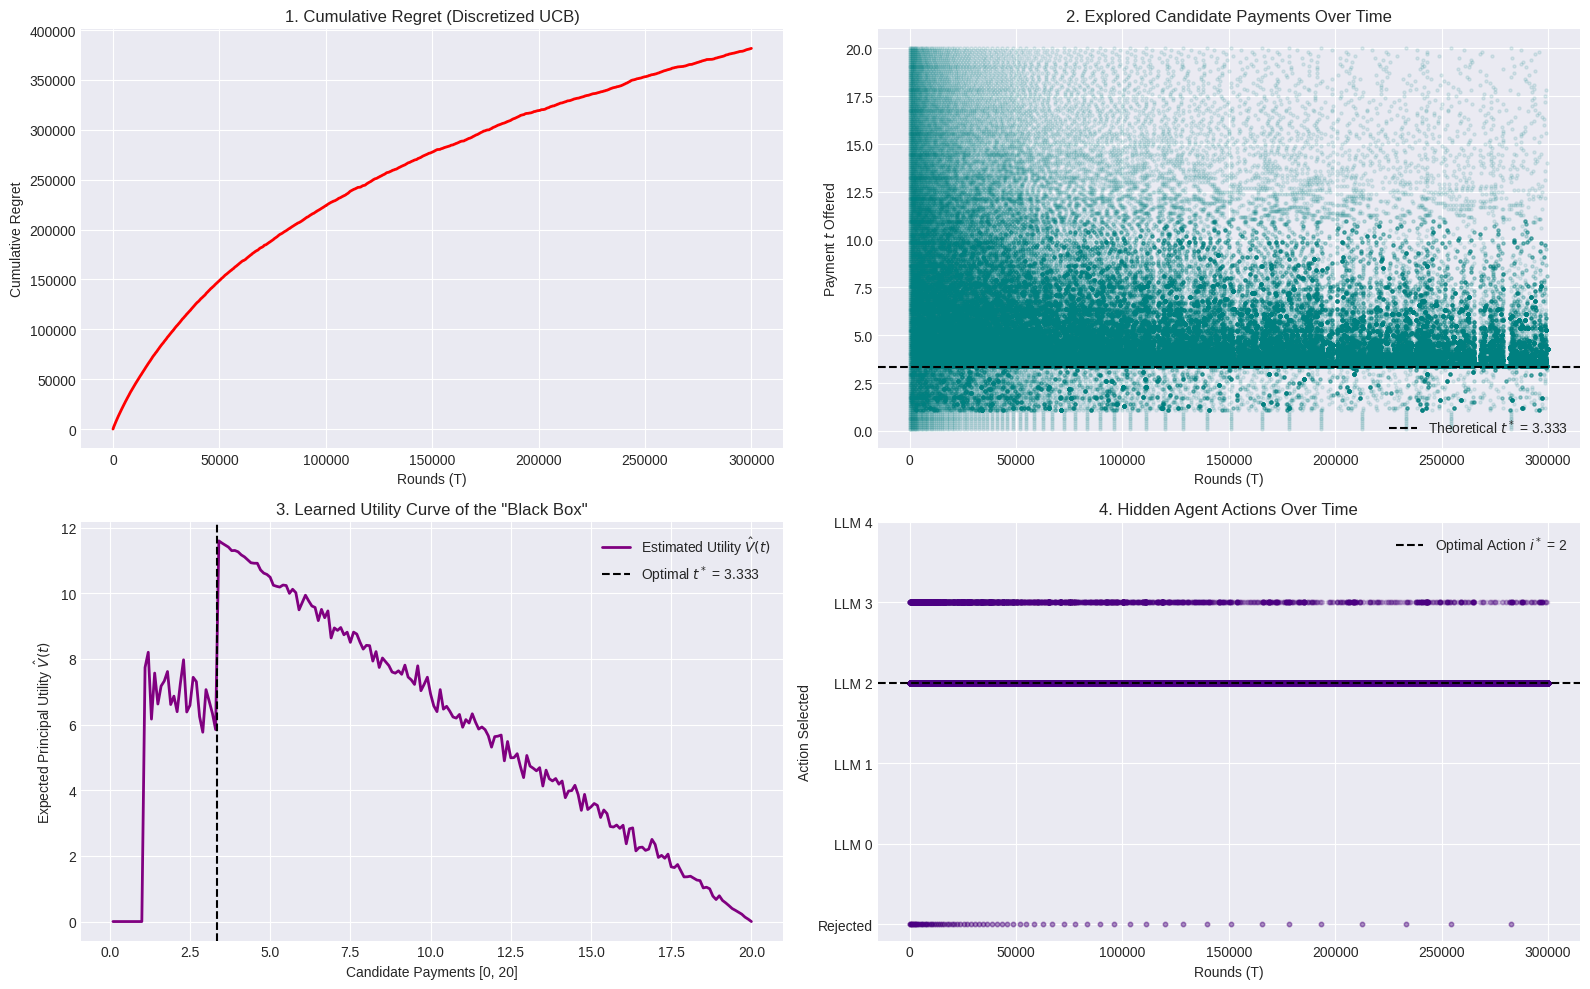

Write Python code to recreate this figure.
import numpy as np
import matplotlib.pyplot as plt

# ==========================================
# 1. Environment Setup (Ground Truth)
# ==========================================
q_true = np.array([0.95, 0.80, 0.70, 0.40, 0.90])
c = np.array([17.10, 4.00, 1.40, 0.40, 10.80])
R = 20.0
K_llms = len(q_true)

# Theoretical Optimal Values
optimal_principal_utilities = q_true * R - c
i_star = np.argmax(optimal_principal_utilities)
t_star = 3.333
V_star = q_true[i_star] * (R - t_star)

# ==========================================
# 2. Discretization of the Payment Space
# ==========================================
T = 300000 # Total number of rounds
M = 200    # Number of discrete candidate payments (Grid size)

# Create an array of candidate payments evenly spaced between 0.1 and R
payments = np.linspace(0.1, R, M)

# UCB Trackers (Notice these track PAYMENTS, not LLMs)
N = np.zeros(M)       # Number of times each payment has been offered
V_hat = np.zeros(M)   # Estimated expected principal utility for each payment

# History trackers
history_t = np.zeros(T)
history_regret = np.zeros(T)
history_i_agent = np.zeros(T)
cumulative_regret = 0.0

# ==========================================
# 3. UCB Learning Loop (Over Payments)
# ==========================================
for round_num in range(T):

    # --- Step 1: Select a Payment using UCB ---
    if round_num < M:
        # Play each payment arm exactly once to initialize
        m_star = round_num
    else:
        # Calculate UCB for each payment.
        # Note: We scale the exploration term by R because rewards are [0, R], not [0, 1]
        ucb_values = V_hat + R * np.sqrt((2 * np.log(round_num)) / N)
        m_star = np.argmax(ucb_values)

    t = payments[m_star]

    # --- Step 2: Agent evaluates privately ---
    agent_utilities = q_true * t - c
    if np.max(agent_utilities) < 0:
        i_agent = -1 # Agent rejects
        success = False
        actual_reward = 0.0
    else:
        i_agent = np.argmax(agent_utilities)
        success = np.random.rand() < q_true[i_agent]
        actual_reward = (R - t) if success else 0.0

    # --- Step 3: Principal observes ONLY the reward and updates the Payment Arm ---
    N[m_star] += 1
    # Incremental update of the average expected utility for THIS specific payment
    V_hat[m_star] += (actual_reward - V_hat[m_star]) / N[m_star]

    # --- Regret Tracking ---
    if i_agent != -1:
        expected_reward = q_true[i_agent] * (R - t)
    else:
        expected_reward = 0.0

    cumulative_regret += (V_star - expected_reward)

    history_t[round_num] = t
    history_i_agent[round_num] = i_agent
    history_regret[round_num] = cumulative_regret

# ==========================================
# 4. Plotting Results
# ==========================================
plt.figure(figsize=(16, 10))
plt.style.use('seaborn-v0_8-darkgrid')

# Graph 1: Cumulative Regret
plt.subplot(2, 2, 1)
plt.plot(history_regret, color='red', linewidth=2)
plt.title('1. Cumulative Regret (Discretized UCB)')
plt.xlabel('Rounds (T)')
plt.ylabel('Cumulative Regret')

# Graph 2: Payment Scatter (Showing Exploration vs Exploitation)
plt.subplot(2, 2, 2)
plt.scatter(range(T), history_t, alpha=0.1, s=5, color='teal')
plt.axhline(y=t_star, color='black', linestyle='--', label=f'Theoretical $t^*$ = {t_star}')
plt.title('2. Explored Candidate Payments Over Time')
plt.xlabel('Rounds (T)')
plt.ylabel('Payment $t$ Offered')
plt.legend()

# Graph 3: Estimated Expected Utility across the Payment Grid
plt.subplot(2, 2, 3)
plt.plot(payments, V_hat, color='purple', linewidth=2, label='Estimated Utility $\hat{V}(t)$')
plt.axvline(x=t_star, color='black', linestyle='--', label=f'Optimal $t^*$ = {t_star}')
plt.title('3. Learned Utility Curve of the "Black Box"')
plt.xlabel('Candidate Payments [0, 20]')
plt.ylabel('Expected Principal Utility $\hat{V}(t)$')
plt.legend()

# Graph 4: Agent Chosen Action
plt.subplot(2, 2, 4)
plt.scatter(range(T), history_i_agent, alpha=0.05, s=10, color='indigo')
plt.axhline(y=i_star, color='black', linestyle='--', label=f'Optimal Action $i^*$ = {i_star}')
plt.yticks(range(-1, K_llms), ['Rejected'] + [f'LLM {i}' for i in range(K_llms)])
plt.title('4. Hidden Agent Actions Over Time')
plt.xlabel('Rounds (T)')
plt.ylabel('Action Selected')
plt.legend()

plt.tight_layout()
plt.show()

best_payment_idx = np.argmax(V_hat)
print(f"Algorithm Selected Best Payment: {payments[best_payment_idx]:.3f}")
print(f"Theoretical Optimal Payment:     {t_star:.3f}")
